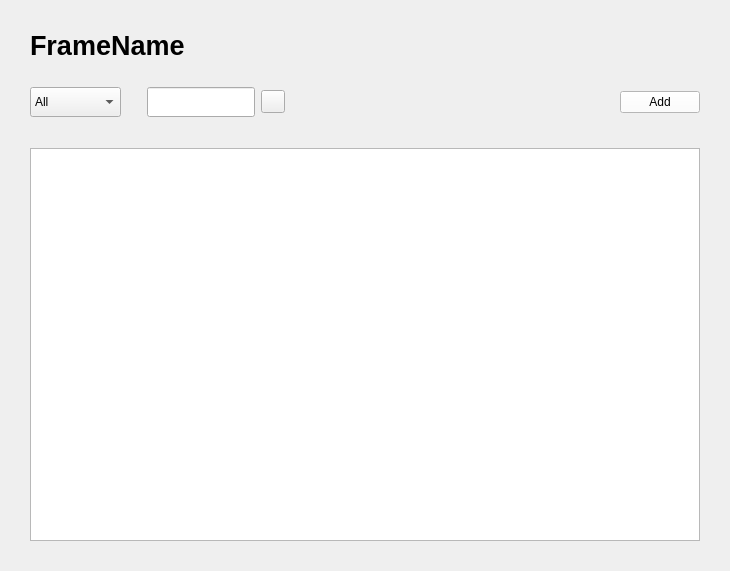
<?xml version="1.0" encoding="UTF-8"?>
<ui version="4.0">
 <class>Frame</class>
 <widget class="QFrame" name="Frame">
  <property name="geometry">
   <rect>
    <x>0</x>
    <y>0</y>
    <width>730</width>
    <height>571</height>
   </rect>
  </property>
  <property name="windowTitle">
   <string>Frame</string>
  </property>
  <layout class="QGridLayout" name="gridLayout">
   <property name="leftMargin">
    <number>30</number>
   </property>
   <property name="topMargin">
    <number>30</number>
   </property>
   <property name="rightMargin">
    <number>30</number>
   </property>
   <property name="bottomMargin">
    <number>30</number>
   </property>
   <item row="0" column="0">
    <layout class="QVBoxLayout" name="verticalLayout">
     <property name="topMargin">
      <number>0</number>
     </property>
     <item>
      <layout class="QHBoxLayout" name="horizontalLayout">
       <item>
        <widget class="QLabel" name="frameName_TBS">
         <property name="sizePolicy">
          <sizepolicy hsizetype="Expanding" vsizetype="Fixed">
           <horstretch>0</horstretch>
           <verstretch>0</verstretch>
          </sizepolicy>
         </property>
         <property name="font">
          <font>
           <pointsize>20</pointsize>
           <weight>75</weight>
           <bold>true</bold>
          </font>
         </property>
         <property name="text">
          <string>FrameName</string>
         </property>
         <property name="alignment">
          <set>Qt::AlignLeading|Qt::AlignLeft|Qt::AlignVCenter</set>
         </property>
         <property name="margin">
          <number>10</number>
         </property>
        </widget>
       </item>
      </layout>
     </item>
     <item>
      <layout class="QHBoxLayout" name="horizontalLayout_3">
       <property name="topMargin">
        <number>20</number>
       </property>
       <property name="bottomMargin">
        <number>25</number>
       </property>
       <item>
        <widget class="QComboBox" name="comboBox">
         <property name="sizePolicy">
          <sizepolicy hsizetype="Maximum" vsizetype="Fixed">
           <horstretch>0</horstretch>
           <verstretch>0</verstretch>
          </sizepolicy>
         </property>
         <property name="minimumSize">
          <size>
           <width>50</width>
           <height>30</height>
          </size>
         </property>
         <property name="maximumSize">
          <size>
           <width>120</width>
           <height>16777215</height>
          </size>
         </property>
         <item>
          <property name="text">
           <string>All</string>
          </property>
         </item>
         <item>
          <property name="text">
           <string>In Progress</string>
          </property>
         </item>
         <item>
          <property name="text">
           <string>Future</string>
          </property>
         </item>
         <item>
          <property name="text">
           <string>Past</string>
          </property>
         </item>
         <item>
          <property name="text">
           <string>Starred</string>
          </property>
         </item>
        </widget>
       </item>
       <item>
        <spacer name="horizontalSpacer_4">
         <property name="orientation">
          <enum>Qt::Horizontal</enum>
         </property>
         <property name="sizeType">
          <enum>QSizePolicy::Fixed</enum>
         </property>
         <property name="sizeHint" stdset="0">
          <size>
           <width>20</width>
           <height>20</height>
          </size>
         </property>
        </spacer>
       </item>
       <item>
        <layout class="QHBoxLayout" name="search_horizontalLayout">
         <item>
          <widget class="QLineEdit" name="search_lineEdit">
           <property name="sizePolicy">
            <sizepolicy hsizetype="Preferred" vsizetype="Fixed">
             <horstretch>0</horstretch>
             <verstretch>0</verstretch>
            </sizepolicy>
           </property>
           <property name="minimumSize">
            <size>
             <width>30</width>
             <height>30</height>
            </size>
           </property>
          </widget>
         </item>
         <item>
          <widget class="QToolButton" name="search_toolButton">
           <property name="styleSheet">
            <string notr="true">border-image:url(:/all/images/searchIcon.png)</string>
           </property>
           <property name="text">
            <string/>
           </property>
          </widget>
         </item>
        </layout>
       </item>
       <item>
        <spacer name="horizontalSpacer_2">
         <property name="orientation">
          <enum>Qt::Horizontal</enum>
         </property>
         <property name="sizeHint" stdset="0">
          <size>
           <width>218</width>
           <height>17</height>
          </size>
         </property>
        </spacer>
       </item>
       <item>
        <widget class="QPushButton" name="addButton">
         <property name="sizePolicy">
          <sizepolicy hsizetype="Maximum" vsizetype="Fixed">
           <horstretch>0</horstretch>
           <verstretch>0</verstretch>
          </sizepolicy>
         </property>
         <property name="maximumSize">
          <size>
           <width>80</width>
           <height>16777215</height>
          </size>
         </property>
         <property name="styleSheet">
          <string notr="true">background-color:rgb(255, 255, 255)</string>
         </property>
         <property name="text">
          <string>Add</string>
         </property>
        </widget>
       </item>
      </layout>
     </item>
     <item>
      <widget class="QListView" name="listView"/>
     </item>
    </layout>
   </item>
  </layout>
 </widget>
 <resources>
  <include location="../images.qrc"/>
 </resources>
 <connections>
  <connection>
   <sender>comboBox</sender>
   <signal>currentTextChanged(QString)</signal>
   <receiver>Frame</receiver>
   <slot>sort()</slot>
   <hints>
    <hint type="sourcelabel">
     <x>81</x>
     <y>118</y>
    </hint>
    <hint type="destinationlabel">
     <x>-52</x>
     <y>188</y>
    </hint>
   </hints>
  </connection>
 </connections>
 <slots>
  <slot>print()</slot>
  <slot>showNum()</slot>
  <slot>leftPage()</slot>
  <slot>rightPage()</slot>
  <slot>sort()</slot>
 </slots>
</ui>
